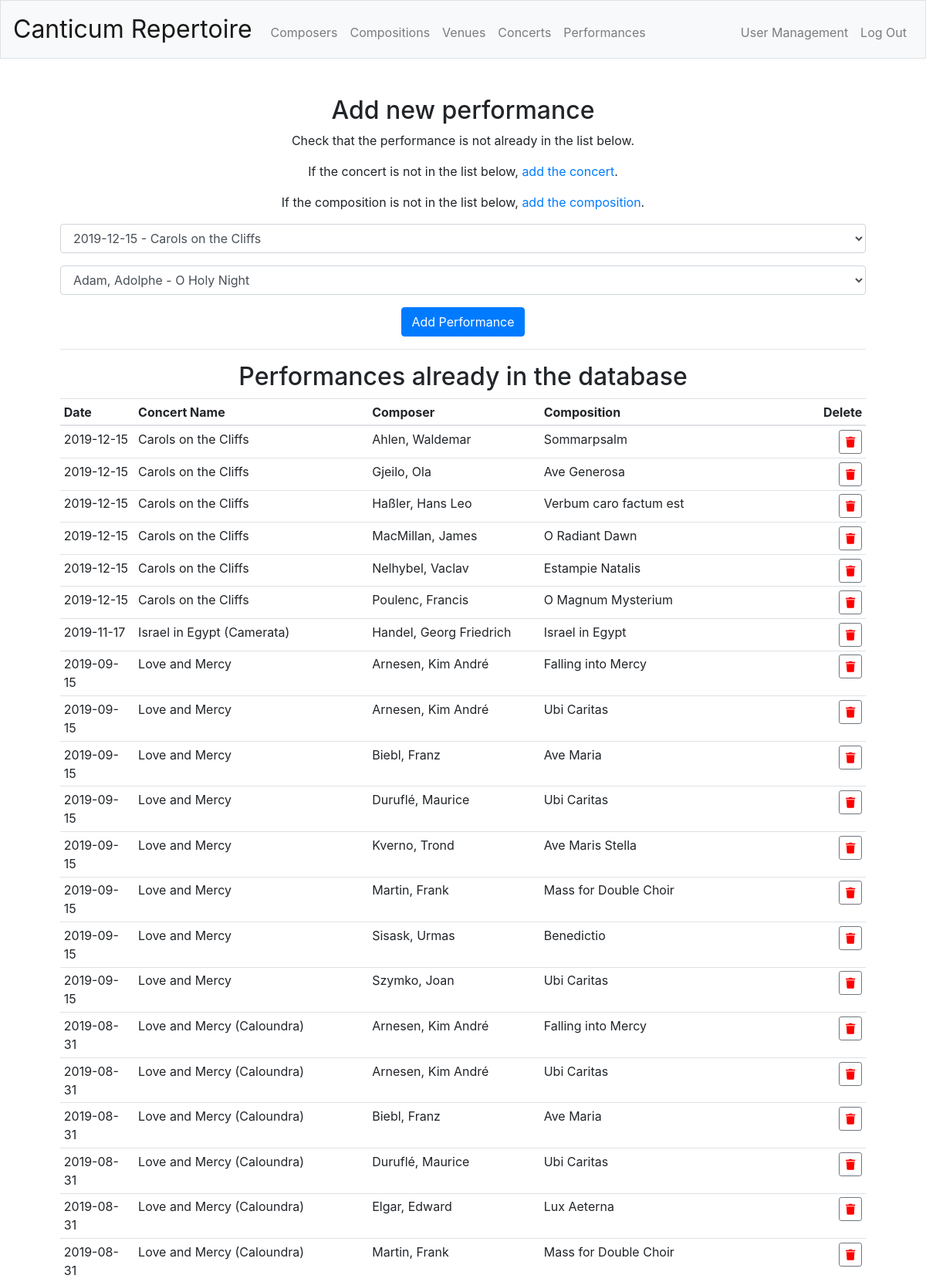
The app's page /performanceadd (signed in, upper part) with its own data.
### tables this page shows
CREATE TABLE 'performances' ('performance_id' integer PRIMARY KEY AUTOINCREMENT NOT NULL, 'concert_id' integer NOT NULL, 'composition_id' integer NOT NULL);

CREATE TABLE 'concerts' ('concert_id' integer PRIMARY KEY AUTOINCREMENT NOT NULL, 'concert_date' date NOT NULL, 'concert_name' text, 'venue_id' integer);

CREATE TABLE 'composers' ('composer_id' integer PRIMARY KEY AUTOINCREMENT NOT NULL,'composer_name' text);

CREATE TABLE 'compositions' ('composition_id' integer PRIMARY KEY AUTOINCREMENT NOT NULL,'composition_name' text NOT NULL, 'composer_id' integer NOT NULL);

### app.py (the view)
@app.route("/performanceadd", methods=["GET", "POST"])
@login_required
def performanceadd():
    if request.method == "POST":
        concert_id = request.form.get("dateconcert")
        composition_id = request.form.get("composercomposition")
        db.execute("INSERT INTO performances (concert_id, composition_id) VALUES (:concert_id, :composition_id)",
                concert_id=concert_id, composition_id=composition_id)
        performances = list_performances()
        dateconcerts = list_dateconcerts()
        composercompositions = list_composercompositions()
        flash("Performance added!")
        return render_template("performanceadd.html", performances=performances, dateconcerts=dateconcerts, composercompositions=composercompositions)
    else:
        performances = list_performances()
        dateconcerts = list_dateconcerts()
        composercompositions = list_composercompositions()
        return render_template("performanceadd.html", performances=performances, dateconcerts=dateconcerts, composercompositions=composercompositions)

### app.py (called while the page is built)
@app.after_request
def after_request(response):
    response.headers["Cache-Control"] = "no-cache, no-store, must-revalidate"
    response.headers["Expires"] = 0
    response.headers["Pragma"] = "no-cache"
    return response

def list_composercompositions():
    rows = db.execute("SELECT * FROM compositions n JOIN composers r on n.composer_id = r.composer_id ORDER BY r.composer_name, n.composition_name")
    l_composercompositions = []
    for work in rows:
        work_info = {}
        work_info['composition_id'] = work['composition_id']
        work_info['composer_name'] = work['composer_name']
        work_info['composition_name'] = work['composition_name']
        l_composercompositions.append(work_info)
    return l_composercompositions

def list_dateconcerts():
    rows = db.execute("SELECT * FROM concerts ORDER BY concert_date DESC")
    l_dateconcerts = []
    for date in rows:
        date_info = {}
        date_info['concert_id'] = date['concert_id']
        date_info['concert_date'] = date['concert_date']
        date_info['concert_name'] = date['concert_name']
        l_dateconcerts.append(date_info)
    return l_dateconcerts

def list_performances():
    rows = db.execute("SELECT * FROM performances e JOIN concerts t ON e.concert_id = t.concert_id JOIN compositions n ON e.composition_id = n.composition_id JOIN composers r ON n.composer_id = r.composer_id ORDER BY t.concert_date DESC, r.composer_name ASC, n.composition_name ASC")
    l_performances = []
    for occasion in rows:
        occasion_info = {}
        occasion_info['performance_id'] = occasion['performance_id']
        occasion_info['concert_date'] = occasion['concert_date']
        occasion_info['concert_name'] = occasion['concert_name']
        occasion_info['composer_name'] = occasion['composer_name']
        occasion_info['composition_name'] = occasion['composition_name']
        l_performances.append(occasion_info)
    return l_performances

### helpers.py (called while the page is built)
def login_required(f):
    @wraps(f)
    def decorated_function(*args, **kwargs):
        if session.get("user_id") is None:
            return redirect("/login")
        return f(*args, **kwargs)
    return decorated_function

### templates/performanceadd.html (shortened to what this page needs)
{% extends "layout.html" %}
{% block main %}
    <h2>Add new performance</h2>
    <p>Check that the performance is not already in the list below.</p>
    <p>If the concert is not in the list below, <a href="/concerts">add the concert</a>.</p>
    <p>If the composition is not in the list below, <a href="/compositions">add the composition</a>.</p>
    <form action="/performanceadd" method="post">
        <div class="form-group">
            <select class="form-control" name="dateconcert" placeholder="Date and concert name">
                {% for dateconcert in dateconcerts %}
                    <option value="{{ dateconcert.concert_id }}">{{ dateconcert.concert_date }} - {{ dateconcert.concert_name }}</option>
                {% endfor %}
            </select>
        </div>
        <div class="form-group">
            <select class="form-control" name="composercomposition" placeholder="Composer and composition">
                {% for composercomposition in composercompositions %}
                    <option value="{{ composercomposition.composition_id }}">{{ composercomposition.composer_name }} - {{ composercomposition.composition_name }}</option>
                {% endfor %}
            </select>
        </div>
        <button class="btn btn-primary" type="submit">Add Performance</button>
    </form>
    <hr>
    <h2>Performances already in the database</h2>
    <table class = "table table-sm">
        <thead>
            <th class="text-left">Date</th>
            <th class="text-left">Concert Name</th>
            <th class="text-left">Composer</th>
            <th class="text-left">Composition</th>
            <th class="text-right">Delete</th>
        </thead>
        <tbody>
            {% for performance in performances %}
            <tr>
                <td class="text-left">{{ performance.concert_date }}</td>
                <td class="text-left">{{ performance.concert_name }}</td>
                <td class="text-left">{{ performance.composer_name }}</td>
                <td class="text-left">{{ performance.composition_name }}</td>
                <td class="text-right">
                    <a href="/performancedelete?id={{ performance.performance_id }}">
                        <button class="btn btn-outline-secondary btn-sm">
                            <i class="fas fa-trash"></i>
                        </button>
                    </a>
                </td>
            </tr>
            {% endfor %}
        </tbody>
    </table>
{% endblock %}

### static/styles.css (style rules this page uses)
main .form-control { display: inline-block; }
.fa-trash { color: red; }

### records on screen
performances: concert_date "2019-12-15", concert_name "Carols on the Cliffs", composer_name "Ahlen, Waldemar", composition_name "Sommarpsalm"
performances: concert_date "2019-12-15", concert_name "Carols on the Cliffs", composer_name "Gjeilo, Ola", composition_name "Ave Generosa"
performances: concert_date "2019-12-15", concert_name "Carols on the Cliffs", composer_name "Haßler, Hans Leo", composition_name "Verbum caro factum est"
performances: concert_date "2019-12-15", concert_name "Carols on the Cliffs", composer_name "MacMillan, James", composition_name "O Radiant Dawn"
performances: concert_date "2019-12-15", concert_name "Carols on the Cliffs", composer_name "Nelhybel, Vaclav", composition_name "Estampie Natalis"
performances: concert_date "2019-12-15", concert_name "Carols on the Cliffs", composer_name "Poulenc, Francis", composition_name "O Magnum Mysterium"
performances: concert_date "2019-11-17", concert_name "Israel in Egypt (Camerata)", composer_name "Handel, Georg Friedrich", composition_name "Israel in Egypt"
performances: concert_date "2019-09-15", concert_name "Love and Mercy", composer_name "Arnesen, Kim André", composition_name "Falling into Mercy"
performances: concert_date "2019-09-15", concert_name "Love and Mercy", composer_name "Arnesen, Kim André", composition_name "Ubi Caritas"
performances: concert_date "2019-09-15", concert_name "Love and Mercy", composer_name "Biebl, Franz", composition_name "Ave Maria"
performances: concert_date "2019-09-15", concert_name "Love and Mercy", composer_name "Duruflé, Maurice", composition_name "Ubi Caritas"
performances: concert_date "2019-09-15", concert_name "Love and Mercy", composer_name "Kverno, Trond", composition_name "Ave Maris Stella"
performances: concert_date "2019-09-15", concert_name "Love and Mercy", composer_name "Martin, Frank", composition_name "Mass for Double Choir"
performances: concert_date "2019-09-15", concert_name "Love and Mercy", composer_name "Sisask, Urmas", composition_name "Benedictio"
performances: concert_date "2019-09-15", concert_name "Love and Mercy", composer_name "Szymko, Joan", composition_name "Ubi Caritas"
performances: concert_date "2019-08-31", concert_name "Love and Mercy (Caloundra)", composer_name "Arnesen, Kim André", composition_name "Falling into Mercy"
performances: concert_date "2019-08-31", concert_name "Love and Mercy (Caloundra)", composer_name "Arnesen, Kim André", composition_name "Ubi Caritas"
performances: concert_date "2019-08-31", concert_name "Love and Mercy (Caloundra)", composer_name "Biebl, Franz", composition_name "Ave Maria"
performances: concert_date "2019-08-31", concert_name "Love and Mercy (Caloundra)", composer_name "Duruflé, Maurice", composition_name "Ubi Caritas"
performances: concert_date "2019-08-31", concert_name "Love and Mercy (Caloundra)", composer_name "Elgar, Edward", composition_name "Lux Aeterna"
performances: concert_date "2019-08-31", concert_name "Love and Mercy (Caloundra)", composer_name "Martin, Frank", composition_name "Mass for Double Choir"

### other values on screen
form field dateconcert "2019-12-15 - Carols on the Cliffs"
form field composercomposition "Adam, Adolphe - O Holy Night"
